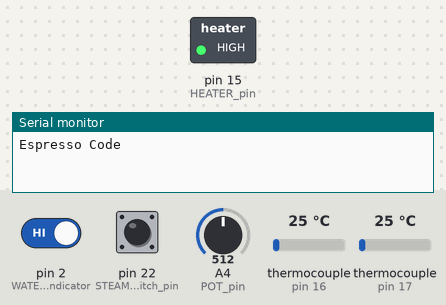
This sketch was run on a simulated Arduino Mega 2560, built with avr-gcc and run on an emulated ATmega2560. On the bench: switched loads named in the sketch (green lamp = pin HIGH), the last lines printed to the serial monitor. The test bench sets the inputs (shaded band); at power-on: thermocouple (sensors on pin 17, pin 16) 25 °C, pin 2 (WATER_level_indicator) HIGH, pin 22 (STEAM_switch_pin) HIGH, A4 (POT_pin) = 512. Pins used as bus, display or sensor lines are not drawn.

Above: at 1.7 s.
1.8 s: thermocouple (sensor on pin 17) set to 294 °C
At 6.6 s:
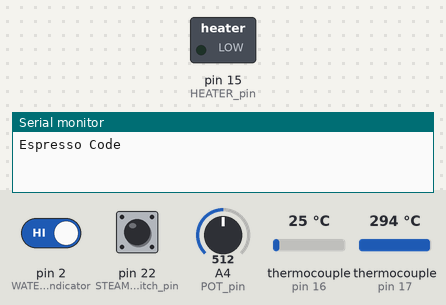
6.9 s: thermocouple (sensor on pin 16) set to 11 °C
At 10.4 s:
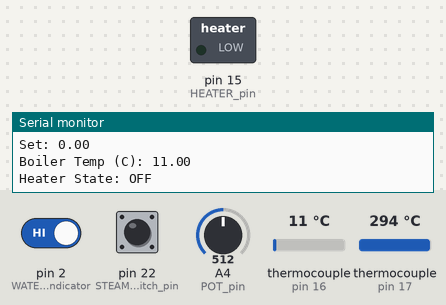
11.5 s: thermocouple (sensor on pin 16) set to 8 °C
At 25.21 s:
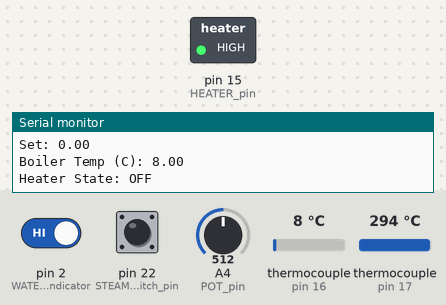
25.5 s: thermocouple (sensor on pin 16) set to 75 °C
29.0 s: thermocouple (sensor on pin 17) set to 6 °C
At 31.0 s:
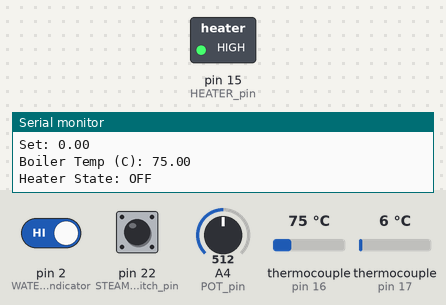
40.1 s: thermocouple (sensor on pin 17) set to 225 °C
At 41.6 s:
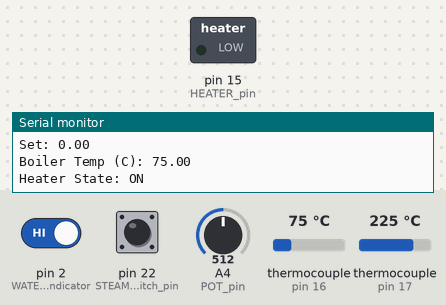
Timing chart, 0 to 43.1 s (numbered marks = the images above; inputs shaded):
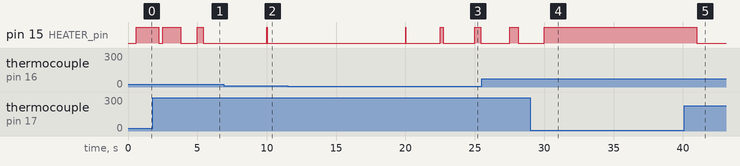

Measured:
- the behaviour switches between 10 and 9 °C on thermocouple (sensor on pin 16) (found by bisection; images 2 and 3)
- after the input at 1.8 s, pin 15 (HEATER_pin): goes LOW 0.30 s, HIGH 1.3 s, LOW 1.2 s, HIGH 0.41 s, then LOW, starting after 0.40 s
- after the input at 6.9 s, pin 15 (HEATER_pin): LOW → HIGH after 3.1 s, → LOW 0.02 s later
- after the input at 11.5 s, pin 15 (HEATER_pin): goes HIGH 0.03 s, LOW 2.5 s, HIGH 0.23 s, LOW 2.3 s, HIGH 0.43 s, then LOW, starting after 8.5 s
- after the input at 29.0 s, pin 15 (HEATER_pin): LOW → HIGH after 1.0 s
- after the input at 40.1 s, pin 15 (HEATER_pin): HIGH → LOW after 0.90 s

The sketch:

code_on_device.ino
```cpp
/**
 * Code that's on the Espresso Microcontroller as of 7/20/21.
 *
**/

#include <PID_v1.h>
#include <max6675.h>

//Thermocouple Pins
int MAX6675_SO   = 19;
int MAX6675_CS_2 = 16; //boiler thermocouple
int MAX6675_CS_1 = 17; //grouphead thermocouple
int MAX6675_SCK  = 5;

MAX6675 thermocouple1(MAX6675_SCK, MAX6675_CS_1, MAX6675_SO);
MAX6675 thermocouple2(MAX6675_SCK, MAX6675_CS_2, MAX6675_SO);

//PID Values for Tuning
float Kp = 2.5;
float Ki = 37;
float Kd = 9.6;

//Pins
const uint8_t HEATER_pin = 15;
const uint8_t POT_pin = A4;
const uint8_t STEAM_switch_pin = 22;
const uint8_t WATER_level_indicator = 2;
const uint8_t WATER_level_light = 21;
const uint8_t SOL_valve_pin = 12;
const uint8_t TEMP_led_pin = 23;
double setTemp = 0.0;

// Set Temp Thresholds
double temp_thresh_high = 100.000; // 200F
double temp_thresh_low = 60.000;   // 185F
double steam_temp = 120.000;       // 257F

//Define PID Variables we'll be connecting to
double Setpoint = 93.3;
double Input = 25.0;
double Output = 0.0;

//Specify the links and initial tuning parameters
PID myPID(&Input, &Output, &Setpoint, Kp, Ki, Kd, DIRECT);

//PID PWM window in milliseconds
int WindowSize = 2500;
unsigned long windowStartTime = 0;
double PWMOutput;

// Miscellaneous functional variables
bool heaterOn = false;
int counter = 0;
uint8_t secondsSinceShotPull = 0;

// Added by Nick 5/2/21
bool lowWaterLevel()
{
    return digitalRead(WATER_level_indicator) == LOW;
}

// Added by Nick 5/2/21
// If the Input temp is within 2 degrees Celsius of the Setpoint temp,
// then light up the Temp LED pin. Otherwise, turn it off.
void checkShotPull()
{
    if (Input - 2 <= Setpoint && Input + 2 >= Setpoint)
    {
        digitalWrite(TEMP_led_pin, HIGH);
    }
    else
    {
        digitalWrite(TEMP_led_pin, LOW);
    }
}

void setup()
{
    Serial.begin(115200);

    pinMode(17, OUTPUT);
    digitalWrite(17, HIGH);
    Serial.println("Espresso Code");

    //Heater set-up
    pinMode(HEATER_pin, OUTPUT);
    pinMode(STEAM_switch_pin, INPUT_PULLUP);

    //tell the PID to range between 0 and the full window size
    myPID.SetOutputLimits(0, WindowSize);

    //turn the PID on
    myPID.SetMode(AUTOMATIC);

    delay(500);
}

void loop()
{

    // DEFINE SETPOINT
    if (digitalRead(STEAM_switch_pin) == LOW)
    {
        Setpoint = steam_temp;
    }
    else
    {
        // Read Potentiometer Value
        double potValue = analogRead(POT_pin);
        double setTemp = map(potValue, 0, 930, temp_thresh_low, temp_thresh_high);

        int x = ((thermocouple1.readCelsius() + 4) / 5) * 5;

        Setpoint = (setTemp) + (((setTemp) - (x)) / 3);
    }

    myPID.Compute();

    /************************************************
     turn the output pin on/off based on pid output
    ************************************************/

    unsigned long now = millis(); //Keep track of time

    // Starts a new PWM cycle every WindowSize milliseconds
    if (now - windowStartTime > WindowSize) //time to shift the Relay Window
    {
        windowStartTime += WindowSize;
    }

    checkShotPull();

    // Calculate the number of milliseconds that have passed in the current PWM cycle.
    // If the water level is too low, the heater should be off and the low water level light should be turned on.
    // If that is less than the Output value, the relay is turned ON
    // If that is greater than (or equal to) the Output value, the relay is turned OFF.
    PWMOutput = Output * (WindowSize / 100.00);
    if (lowWaterLevel())
    {
        digitalWrite(HEATER_pin, LOW);
        digitalWrite(17, LOW);
        heaterOn = false;
        digitalWrite(WATER_level_light, HIGH); // turn on low water level light
    }
    else if ((PWMOutput > 100) && (Output > (now - windowStartTime)))
    {
        digitalWrite(WATER_level_light, LOW);
        digitalWrite(HEATER_pin, HIGH);
        digitalWrite(17, HIGH);
        heaterOn = true;
    }
    else
    {
        digitalWrite(WATER_level_light, LOW);
        digitalWrite(HEATER_pin, LOW);
        digitalWrite(17, LOW);
        heaterOn = false;
    }

    if (counter > 7000)
    {
        counter = 0;
        Input = thermocouple2.readCelsius();

        Serial.print("Compensated Brew (C): ");
        Serial.println(Setpoint);
        Serial.print("Set: ");
        Serial.println(setTemp);
        Serial.print("Boiler Temp (C): ");
        Serial.println(Input);
        Serial.print("Heater State: ");
        if (heaterOn)
            Serial.println("ON");
        else
            Serial.println("OFF");

        delay(1000);
    }
    else
        counter++;
}
```
